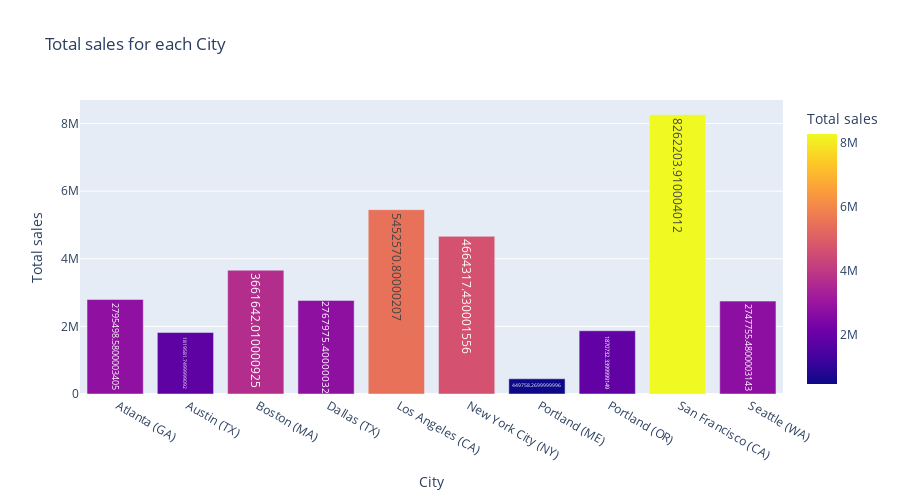

Notebook cell for this chart:
### Code cell
fig = px.bar(data3, x ='City', y = 'Sales', text = 'Sales', color = 'Sales', height = 500,
            labels = {'City': 'City', 'Sales':'Total sales'},
            title = "Total sales for each City")


fig.show()

### Figure 1 — Plotly figure (JSON) as saved in the notebook; plotly's stock layout.template omitted (floating-point values rounded to 4 significant figures)
{"data": [{"alignmentgroup": "True", "hoverlabel": {"namelength": 0}, "hovertemplate": "City=%{x}<br>Total sales=%{marker.color}", "legendgroup": "", "marker": {"color": [2795000.0, 1820000.0, 3662000.0, 2768000.0, 5453000.0, 4664000.0, 449800.0, 1871000.0, 8262000.0, 2748000.0], "coloraxis": "coloraxis"}, "name": "", "offsetgroup": "", "orientation": "v", "showlegend": false, "text": [2795000.0, 1820000.0, 3662000.0, 2768000.0, 5453000.0, 4664000.0, 449800.0, 1871000.0, 8262000.0, 2748000.0], "textposition": "auto", "type": "bar", "x": [" Atlanta (GA)", " Austin (TX)", " Boston (MA)", " Dallas (TX)", " Los Angeles (CA)", " New York City (NY)", " Portland (ME)", " Portland (OR)", " San Francisco (CA)", " Seattle (WA)"], "xaxis": "x", "y": [2795000.0, 1820000.0, 3662000.0, 2768000.0, 5453000.0, 4664000.0, 449800.0, 1871000.0, 8262000.0, 2748000.0], "yaxis": "y"}], "layout": {"barmode": "relative", "coloraxis": {"colorbar": {"title": {"text": "Total sales"}}, "colorscale": [[0, "#0d0887"], [0.1111, "#46039f"], [0.2222, "#7201a8"], [0.3333, "#9c179e"], [0.4444, "#bd3786"], [0.5556, "#d8576b"], [0.6667, "#ed7953"], [0.7778, "#fb9f3a"], [0.8889, "#fdca26"], [1, "#f0f921"]]}, "height": 500, "legend": {"tracegroupgap": 0}, "title": {"text": "Total sales for each City"}, "xaxis": {"anchor": "y", "domain": [0, 1], "title": {"text": "City"}}, "yaxis": {"anchor": "x", "domain": [0, 1], "title": {"text": "Total sales"}}}}
